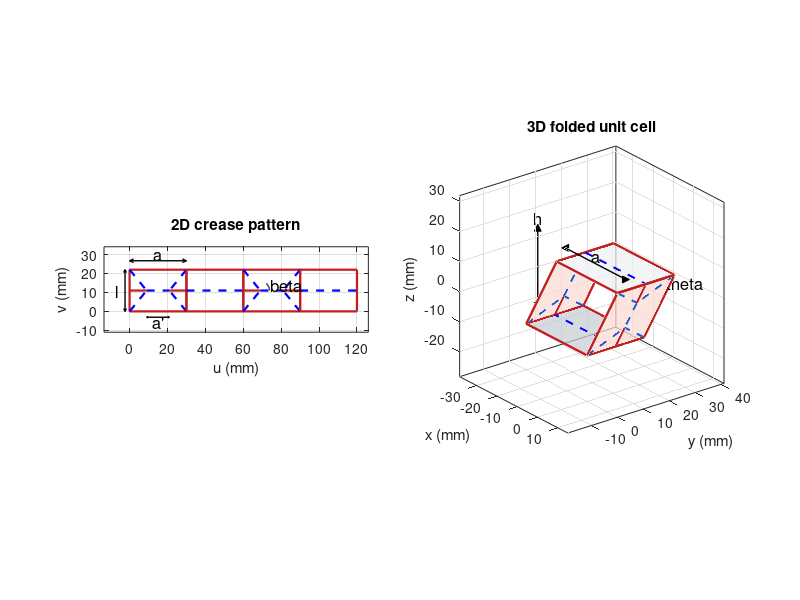

The MATLAB source for this figure:
function accordion_origami_unit(a, l, aPrime, theta)
% 手风琴折纸单胞
%
% 左图是二维折痕，右图是折成管后的一个单胞。
% 实线红是山折，虚线蓝是谷折，和示意图一致。
%
% 纸条高度 l，沿周向分成四块等宽面板，宽度都是 a：
%   第 1、3 块是带对角谷折的侧面板
%   第 2、4 块是只有一条水平谷折的顶、底面板
% 四块面板收成一根直管，端面是菱形。
%
% 输入（长度单位 mm，角度单位度）：
%   a       每块面板的宽度，也是端面菱形的边长
%   l       单胞沿管轴的长度，也是纸条高度
%   aPrime  侧面板中段谷折的长度，要满足 0 < aPrime < a
%   theta   端面菱形的内角，顶边和侧边的夹角。90 度是方管
%
% 由上面四个量决定：
%   beta = atan(l / (a - aPrime))     对角谷折和水平折痕的夹角
%   h    = a * sin(theta)             管的总高度
%
% 直接运行 accordion_origami_unit
% 或者 accordion_origami_unit(30, 22, 12, 60)

if nargin < 1 || isempty(a), a = 30; end
if nargin < 2 || isempty(l), l = 22; end
if nargin < 3 || isempty(aPrime), aPrime = 12; end
if nargin < 4 || isempty(theta), theta = 60; end

if a <= 0 || l <= 0
    error('a 和 l 都要是正数。');
end
if aPrime <= 0 || aPrime >= a
    error('aPrime 要大于 0，并且小于 a。');
end
if theta <= 0 || theta >= 180
    error('theta 要在 0 到 180 度之间。');
end

pattern = creasePattern(a, l, aPrime);
shape = foldedTube(pattern, theta);
shape.edgeError = max(pattern.edgeError, shape.edgeError);

fprintf('面板宽度 a = %.3f mm\n', a);
fprintf('单胞长度 l = %.3f mm\n', l);
fprintf('中段谷折 a'' = %.3f mm\n', aPrime);
fprintf('对角谷折夹角 beta = %.2f 度\n', pattern.betaDeg);
fprintf('端面夹角 theta = %.2f 度\n', theta);
fprintf('折叠高度 h = %.3f mm\n', shape.h);
fprintf('端面水平偏距 = %.3f mm\n', shape.shift);
fprintf('折痕长度误差 = %.3e mm\n', shape.edgeError);
fprintf('端面夹角误差 = %.3e 度\n', shape.angleError);

fig = figure('Color', 'w', 'Position', [60, 60, 1180, 540]);

subplot(1, 2, 1);
drawCreasePattern(pattern);
title('2D crease pattern');

subplot(1, 2, 2);
drawFolded(shape);
title('3D folded unit cell');

outDir = fileparts(mfilename('fullpath'));
if isempty(outDir)
    outDir = pwd;
end
figPath = fullfile(outDir, 'accordion_origami_unit.png');
drawnow;
print(fig, figPath, '-dpng', '-r140');
fprintf('图已保存到 %s\n', figPath);
end

function pattern = creasePattern(a, l, aPrime)
beta = atan(l / (a - aPrime));
halfFlank = (a - aPrime) / 2;
names = {'side', 'top', 'side', 'bottom'};
panels = struct('name', {}, 'u0', {}, 'kind', {});
for iPanel = 1:4
    panels(iPanel).name = names{iPanel};
    panels(iPanel).u0 = (iPanel - 1) * a;
    panels(iPanel).kind = names{iPanel};
end

pattern = struct();
pattern.a = a;
pattern.l = l;
pattern.aPrime = aPrime;
pattern.betaDeg = beta * 180 / pi;
pattern.halfFlank = halfFlank;
pattern.panels = panels;
pattern.diagLength = hypot((a - aPrime) / 2, l / 2);
pattern.edgeError = 0;
end

function shape = foldedTube(pattern, thetaDeg)
a = pattern.a;
l = pattern.l;
theta = thetaDeg * pi / 180;
h = a * sin(theta);
shift = -a * cos(theta);

topLeft = [-a / 2, h / 2];
topRight = [a / 2, h / 2];
bottomRight = [a / 2 + shift, -h / 2];
bottomLeft = [-a / 2 + shift, -h / 2];

sections = [
    topLeft;
    topRight;
    bottomRight;
    bottomLeft
];

faces = zeros(4, 4, 3);
for iFace = 1:4
    i2 = mod(iFace, 4) + 1;
    p0 = [sections(iFace, :), 0];
    p1 = [sections(i2, :), 0];
    q0 = p0 + [0, 0, l];
    q1 = p1 + [0, 0, l];
    % 存成 x y z。端面坐标原来是 x z，管轴放到 y。
    faces(iFace, 1, :) = [p0(1), p0(3), p0(2)];
    faces(iFace, 2, :) = [p1(1), p1(3), p1(2)];
    faces(iFace, 3, :) = [q1(1), q1(3), q1(2)];
    faces(iFace, 4, :) = [q0(1), q0(3), q0(2)];
end

shape = struct();
shape.a = a;
shape.l = l;
shape.aPrime = pattern.aPrime;
shape.betaDeg = pattern.betaDeg;
shape.thetaDeg = thetaDeg;
shape.h = h;
shape.shift = shift;
shape.faces = faces;
shape.sections = sections;
shape.edgeError = tubeEdgeError(faces, pattern);
shape.angleError = abs(sectionAngleDeg(sections) - thetaDeg);
end

function err = tubeEdgeError(faces, pattern)
a = pattern.a;
l = pattern.l;
err = 0;
for iFace = 1:4
    p = squeeze(faces(iFace, :, :));
    len = [
        norm(p(2, :) - p(1, :));
        norm(p(3, :) - p(2, :));
        norm(p(4, :) - p(3, :));
        norm(p(1, :) - p(4, :))
    ];
    err = max(err, abs(len(1) - a));
    err = max(err, abs(len(2) - l));
    err = max(err, abs(len(3) - a));
    err = max(err, abs(len(4) - l));
end
for iFace = [2, 4]
    p = squeeze(faces(iFace, :, :));
    err = max(err, sideCreaseError(p, pattern));
end
end

function err = sideCreaseError(p, pattern)
a = pattern.a;
aPrime = pattern.aPrime;
flank = (a - aPrime) / 2;
sP = flank / a;
sQ = (flank + aPrime) / a;
err = 0;
err = max(err, abs(norm(pointOnFace(p, sP, 0.5) - pointOnFace(p, 0, 0.5)) - flank));
err = max(err, abs(norm(pointOnFace(p, sQ, 0.5) - pointOnFace(p, sP, 0.5)) - aPrime));
err = max(err, abs(norm(pointOnFace(p, 1, 0.5) - pointOnFace(p, sQ, 0.5)) - flank));
err = max(err, abs(norm(pointOnFace(p, sP, 0.5) - pointOnFace(p, 0, 1)) - pattern.diagLength));
err = max(err, abs(norm(pointOnFace(p, sQ, 0.5) - pointOnFace(p, 1, 1)) - pattern.diagLength));
err = max(err, abs(norm(pointOnFace(p, sP, 0.5) - pointOnFace(p, 0, 0)) - pattern.diagLength));
err = max(err, abs(norm(pointOnFace(p, sQ, 0.5) - pointOnFace(p, 1, 0)) - pattern.diagLength));
end

function deg = sectionAngleDeg(sections)
vTop = sections(1, :) - sections(2, :);
vSide = sections(3, :) - sections(2, :);
cosang = dot(vTop, vSide) / (norm(vTop) * norm(vSide));
cosang = max(min(cosang, 1), -1);
deg = acos(cosang) * 180 / pi;
end

function drawCreasePattern(pattern)
a = pattern.a;
l = pattern.l;
aPrime = pattern.aPrime;
hold on;

for iPanel = 1:4
    u0 = pattern.panels(iPanel).u0;
    rectangle('Position', [u0, 0, a, l], 'EdgeColor', [0.75, 0.12, 0.12], 'LineWidth', 1.6);
    if strcmp(pattern.panels(iPanel).kind, 'side')
        drawSideCreases(u0, a, l, aPrime);
    else
        plot([u0, u0 + a], [l / 2, l / 2], 'b--', 'LineWidth', 1.6);
    end
end

dimY = l + 0.16 * l + 1.2;
drawDoubleArrow(0, a, dimY, dimY, [0, 0, 0]);
text(a / 2, dimY + 0.12 * l, 'a', 'HorizontalAlignment', 'center', ...
    'Interpreter', 'none', 'FontSize', 12);

drawDoubleArrow(-0.08 * a, -0.08 * a, 0, l, [0, 0, 0]);
text(-0.18 * a, l / 2, 'l', 'HorizontalAlignment', 'right', ...
    'Interpreter', 'none', 'FontSize', 12);

uMid = (a - aPrime) / 2;
yPrime = -0.14 * l;
drawDoubleArrow(uMid, uMid + aPrime, yPrime, yPrime, [0, 0, 0]);
text(a / 2, yPrime - 0.12 * l, 'a''', 'HorizontalAlignment', 'center', ...
    'Interpreter', 'none', 'FontSize', 12);

drawBetaArc(a, l, aPrime, pattern.betaDeg);

axis equal;
xlim([-0.45 * a, 4 * a + 0.2 * a]);
ylim([-0.5 * l, l + 0.55 * l]);
grid on;
box on;
xlabel('u (mm)');
ylabel('v (mm)');
end

function drawSideCreases(u0, a, l, aPrime)
flank = (a - aPrime) / 2;
p = u0 + flank;
q = u0 + flank + aPrime;
plot([u0, p], [l / 2, l / 2], '-', 'Color', [0.75, 0.12, 0.12], 'LineWidth', 1.6);
plot([q, u0 + a], [l / 2, l / 2], '-', 'Color', [0.75, 0.12, 0.12], 'LineWidth', 1.6);
plot([p, q], [l / 2, l / 2], 'b--', 'LineWidth', 1.6);
plot([u0, p], [l, l / 2], 'b--', 'LineWidth', 1.6);
plot([u0 + a, q], [l, l / 2], 'b--', 'LineWidth', 1.6);
plot([u0, p], [0, l / 2], 'b--', 'LineWidth', 1.6);
plot([u0 + a, q], [0, l / 2], 'b--', 'LineWidth', 1.6);
end

function drawBetaArc(a, l, aPrime, betaDeg)
flank = (a - aPrime) / 2;
cx = 2 * a + flank;
cy = l / 2;
radius = 0.22 * min(a, l);
phi = (0:2:betaDeg) * pi / 180;
plot(cx + radius * cos(phi), cy + radius * sin(phi), 'k-', 'LineWidth', 1.0);
text(cx + radius * 1.15, cy + radius * 0.55, 'beta', ...
    'Interpreter', 'none', 'FontSize', 12);
end

function drawFolded(shape)
hold on;
faceColor = [
    0.93, 0.94, 0.95;
    0.98, 0.86, 0.82;
    0.78, 0.80, 0.82;
    0.98, 0.86, 0.82
];
for iFace = 1:4
    p = squeeze(shape.faces(iFace, :, :));
    patch('Vertices', p, 'Faces', [1, 2, 3, 4], ...
        'FaceColor', faceColor(iFace, :), 'FaceAlpha', 0.72, ...
        'EdgeColor', 'none');
    drawFaceBoundary(p);
    if mod(iFace, 2) == 0
        drawSideCreases3(p, shape.a, shape.aPrime);
    else
        drawPlainCrease3(p);
    end
end

drawHeightArrow(shape);
drawWidthArrow(shape);
drawThetaArc(shape);

axis equal;
grid on;
box on;
view(52, 24);
xlabel('x (mm)');
ylabel('y (mm)');
zlabel('z (mm)');
end

function drawFaceBoundary(p)
loop = [p; p(1, :)];
plot3(loop(:, 1), loop(:, 2), loop(:, 3), '-', ...
    'Color', [0.75, 0.12, 0.12], 'LineWidth', 1.7);
end

function drawPlainCrease3(p)
s = pointOnFace(p, 0, 0.5);
e = pointOnFace(p, 1, 0.5);
plot3([s(1), e(1)], [s(2), e(2)], [s(3), e(3)], 'b--', 'LineWidth', 1.5);
end

function drawSideCreases3(p, a, aPrime)
flank = (a - aPrime) / 2;
sP = flank / a;
sQ = (flank + aPrime) / a;
p0 = pointOnFace(p, 0, 0.5);
pP = pointOnFace(p, sP, 0.5);
pQ = pointOnFace(p, sQ, 0.5);
p1 = pointOnFace(p, 1, 0.5);
plotSegment(p0, pP, [0.75, 0.12, 0.12], '-');
plotSegment(pQ, p1, [0.75, 0.12, 0.12], '-');
plotSegment(pP, pQ, [0.1, 0.35, 0.85], '--');
plotSegment(pointOnFace(p, 0, 1), pP, [0.1, 0.35, 0.85], '--');
plotSegment(pointOnFace(p, 1, 1), pQ, [0.1, 0.35, 0.85], '--');
plotSegment(pointOnFace(p, 0, 0), pP, [0.1, 0.35, 0.85], '--');
plotSegment(pointOnFace(p, 1, 0), pQ, [0.1, 0.35, 0.85], '--');
end

function q = pointOnFace(p, s, t)
top = (1 - s) * p(1, :) + s * p(2, :);
bottom = (1 - s) * p(4, :) + s * p(3, :);
q = (1 - t) * top + t * bottom;
end

function plotSegment(p, q, color, style)
plot3([p(1), q(1)], [p(2), q(2)], [p(3), q(3)], style, ...
    'Color', color, 'LineWidth', 1.5);
end

function drawHeightArrow(shape)
xs = reshape(shape.faces(:, :, 1), [], 1);
x = min(xs) - 0.28 * shape.a;
zTop = shape.h / 2;
zBot = -shape.h / 2;
y = shape.l / 2;
plot3([x, x], [y, y], [zBot, zTop], 'k-', 'LineWidth', 1.0);
plot3(x, y, zTop, 'k^', 'MarkerSize', 5, 'MarkerFaceColor', 'k');
plot3(x, y, zBot, 'kv', 'MarkerSize', 5, 'MarkerFaceColor', 'k');
text(x, y, zTop + 0.12 * shape.h, 'h', 'Interpreter', 'none', ...
    'FontSize', 12, 'HorizontalAlignment', 'center');
end

function drawWidthArrow(shape)
p = squeeze(shape.faces(1, :, :));
z = shape.h / 2 + 0.14 * shape.h;
y = shape.l * 0.15;
x1 = min(p(:, 1));
x2 = max(p(:, 1));
plot3([x1, x2], [y, y], [z, z], 'k-', 'LineWidth', 1.0);
plot3(x1, y, z, 'k<', 'MarkerSize', 5, 'MarkerFaceColor', 'k');
plot3(x2, y, z, 'k>', 'MarkerSize', 5, 'MarkerFaceColor', 'k');
text((x1 + x2) / 2, y, z + 0.08 * shape.h, 'a', ...
    'Interpreter', 'none', 'FontSize', 12, 'HorizontalAlignment', 'center');
end

function drawThetaArc(shape)
p = squeeze(shape.faces(1, :, :));
right = squeeze(shape.faces(2, :, :));
origin = p(3, :);
vTop = p(4, :) - p(3, :);
vSide = right(3, :) - right(4, :);
vTop = vTop / norm(vTop);
vSide = vSide / norm(vSide);
radius = 0.28 * shape.a;
n = 16;
pts = zeros(n, 3);
for k = 1:n
    t = (k - 1) / (n - 1);
    d = (1 - t) * vTop + t * vSide;
    d = d / norm(d);
    pts(k, :) = origin + radius * d;
end
plot3(pts(:, 1), pts(:, 2), pts(:, 3), 'k-', 'LineWidth', 1.0);
mid = pts(round(n / 2), :);
text(mid(1) + 0.12 * shape.a, mid(2), mid(3), 'theta', ...
    'Interpreter', 'none', 'FontSize', 12);
end

function drawDoubleArrow(x1, x2, y1, y2, color)
plot([x1, x2], [y1, y2], '-', 'Color', color, 'LineWidth', 1.0);
d = [x2 - x1, y2 - y1];
n = norm(d);
if n < 1e-9
    return;
end
d = d / n;
left = [-d(2), d(1)];
head = 0.07 * max(abs(x2 - x1) + abs(y2 - y1), 1);
drawHead(x1, y1, d, left, head, color);
drawHead(x2, y2, -d, left, head, color);
end

function drawHead(x, y, d, left, head, color)
p1 = [x, y];
p2 = [x, y] + head * d + 0.45 * head * left;
p3 = [x, y] + head * d - 0.45 * head * left;
plot([p2(1), p1(1), p3(1)], [p2(2), p1(2), p3(2)], '-', 'Color', color, 'LineWidth', 1.0);
end
